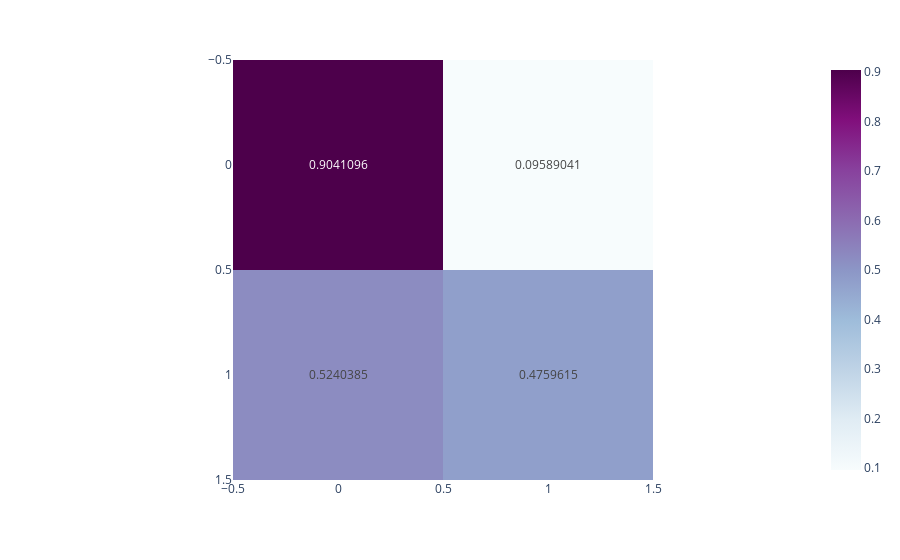

Write notebook code for a chart like this one.
### Code cell
#LightGBM
LGBM_pipe.set_params(Selection__k=15)
LGBM_pipe.set_params(clf__learning_rate=0.02)
LGBM_pipe.set_params(clf__max_depth=50)

ti_LG = time.time()
LGBM_pipe.fit(X_train,y_train)
t_LG = time.time()-ti_LG

y_LG = LGBM_pipe.predict(X_test)
f1_LGO = reporte(y_LG, y_test, 'LightGBM Optimizado', t_LG)
f1_LGO

### Figure 1 — Plotly figure (JSON) as saved in the notebook; plotly's stock layout.template omitted (floating-point values rounded to 4 significant figures)
{"data": [{"coloraxis": "coloraxis", "hovertemplate": "x: %{x}<br>y: %{y}<br>color: %{z}<extra></extra>", "name": "0", "texttemplate": "%{z}", "type": "heatmap", "xaxis": "x", "yaxis": "y", "z": [[0.9041, 0.09589], [0.524, 0.476]]}], "layout": {"coloraxis": {"colorscale": [[0, "rgb(247,252,253)"], [0.125, "rgb(224,236,244)"], [0.25, "rgb(191,211,230)"], [0.375, "rgb(158,188,218)"], [0.5, "rgb(140,150,198)"], [0.625, "rgb(140,107,177)"], [0.75, "rgb(136,65,157)"], [0.875, "rgb(129,15,124)"], [1, "rgb(77,0,75)"]]}, "margin": {"t": 60}, "xaxis": {"anchor": "y", "constrain": "domain", "domain": [0, 1], "scaleanchor": "y"}, "yaxis": {"anchor": "x", "autorange": "reversed", "constrain": "domain", "domain": [0, 1]}}}
